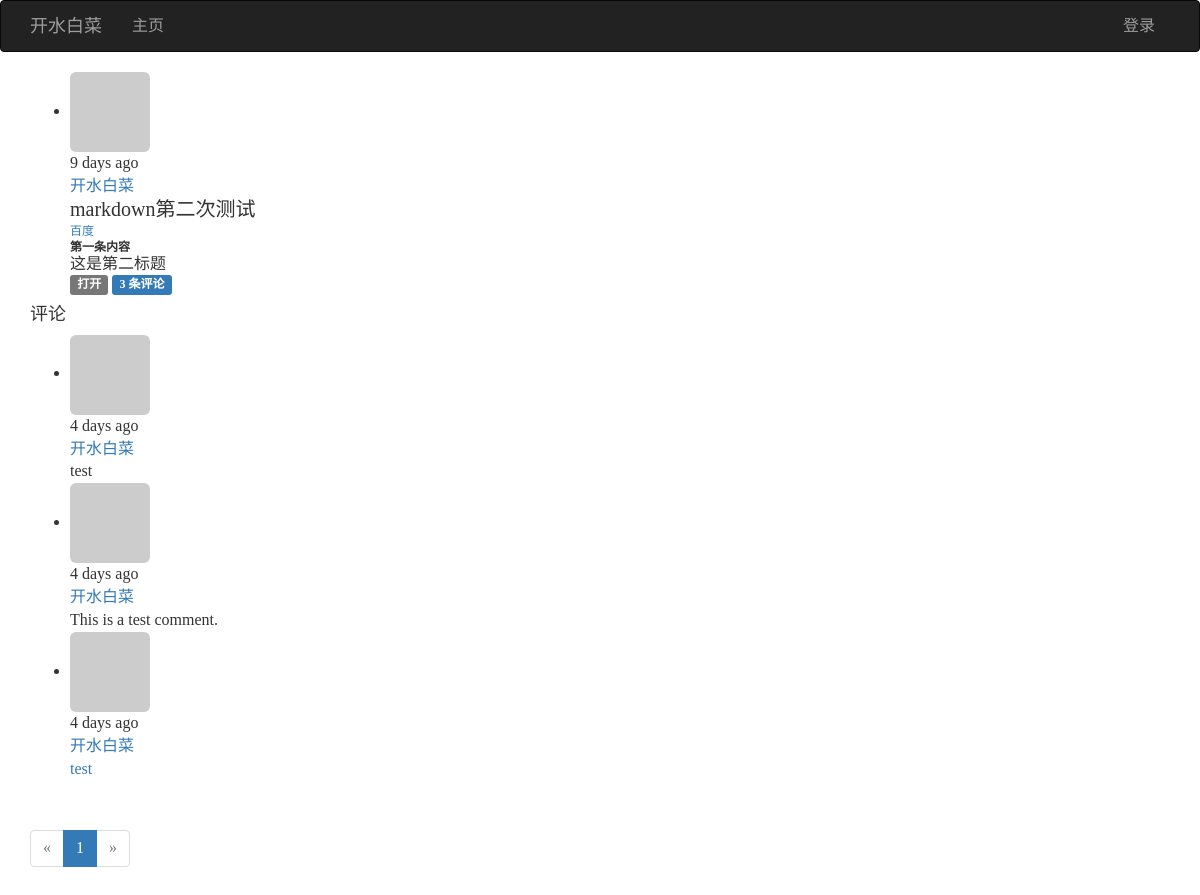
Page /post/104 on the committed database.
### app/models.py (models this page shows, shortened)
class Post(db.Model):
    __tablename__ = 'posts'
    id = db.Column(db.Integer, primary_key=True)
    body = db.Column(db.Text)
    body_html = db.Column(db.Text)
    timestamp = db.Column(db.DateTime, index=True, default=datetime.utcnow)
    author_id = db.Column(db.Integer, db.ForeignKey('users.id'))
    comments = db.relationship('Comment', backref='post', lazy='dynamic')

class User(UserMixin, db.Model):
    __tablename__ = 'users'
    id = db.Column(db.Integer, primary_key=True)
    email = db.Column(db.String(64), unique=True, index=True)
    username = db.Column(db.String(64), unique=True, index=True)
    password_hash = db.Column(db.String(128))
    role_id = db.Column(db.Integer, db.ForeignKey('roles.id'))
    name = db.Column(db.String(64))
    location = db.Column(db.String(64))
    about_me = db.Column(db.Text())
    member_since = db.Column(db.DateTime(), default=datetime.utcnow)
    last_seen = db.Column(db.DateTime(), default=datetime.utcnow)
    password_hash = db.Column(db.String(128))
    confirmed = db.Column(db.Boolean, default=False)
    avatar_hash = db.Column(db.String(32))
    posts = db.relationship('Post', backref='author', lazy='dynamic')
    followed = db.relationship('Follow', foreign_keys=[Follow.follower_id], backref=db.backref('follower', lazy='joined'), lazy='dynamic', cascade='all, delete-orphan')
    followers = db.relationship('Follow',foreign_keys=[Follow.followed_id], backref=db.backref('followed', lazy='joined'), lazy='dynamic', cascade='all, delete-orphan')
    comments = db.relationship('Comment', backref='author', lazy='dynamic')
    @property
    def password(self):
        raise AttributeError('password is not a readable attribute')
    def gravatar(self, size=100, default='identicon', rating='g'):
        if request.is_secure:
            url = 'https://secure.gravatar.com/avatar'
        else:
            url = 'http://www.gravatar.com/avatar'
        hash = hashlib.md5(self.email.encode('utf-8')).hexdigest()
        return '{url}/{hash}?s={size}&d={default}&r={rating}'.format(url=url, hash=hash, size=size, default=default, rating=rating)

class Comment(db.Model):
    __tablename__='comments'
    id = db.Column(db.Integer, primary_key=True)
    body = db.Column(db.Text)
    body_html = db.Column(db.Text)
    timestamp = db.Column(db.DateTime, index=True, default=datetime.utcnow)
    disabled = db.Column(db.Boolean)
    author_id = db.Column(db.Integer, db.ForeignKey('users.id'))
    post_id = db.Column(db.Integer, db.ForeignKey('posts.id'))

### app/main/views.py (the view)
@main.route('/post/<int:id>', methods=['GET', 'POST'])
def post(id):
    post = Post.query.get_or_404(id)
    form = CommentForm()
    if form.validate_on_submit():
        comment = Comment(body=form.body.data, post=post, author=current_user._get_current_object())
        db.session.add(comment)
        flash('您的评论已经提交.')
        return redirect(url_for('.post', id=post.id, page=-1))
    page = request.args.get('page', 1, type=int)
    if page == -1:
        page = (post.comments.count() - 1) // \
                current_app.config['FLASKY_COMMENTS_PER_PAGE'] + 1
    pagination = post.comments.order_by(Comment.timestamp.asc()).paginate(page, per_page=current_app.config['FLASKY_COMMENTS_PER_PAGE'], error_out=False)
    comments = pagination.items
    return render_template('post.html', posts=[post], form=form, comments=comments, pagination=pagination)

### app/auth/views.py (called while the page is built)
@auth.before_app_request
def before_request():
    if current_user.is_authenticated:
        current_user.ping()
        if not current_user.confirmed and request.endpoint and request.endpoint[:5] != 'auth.' and request.endpoint != 'static':
            return redirect(url_for('auth.unconfirmed'))

### app/main/__init__.py (called while the page is built)
@main.app_context_processor
def inject_permissions():
    return dict(Permission=Permission)

### app/main/views.py (called while the page is built)
@main.after_app_request
def after_request(response):
    for query in get_debug_queries():
        if query.duration >= current_app.config['FLASKY_SLOW_DB_QUERY_TIME']:
            current_app.logger.warning('Slow query: %s\nDuration: %fs\nContext: %s\n' % (query.statement, query.parameters, query.duration, query.context))
    return response

### app/models.py (called while the page is built)
    def can(self, permissions):
        return False

    def is_administrator(self):
        return False

### app/templates/post.html (shortened to what this page needs)
{% extends "base.html" %}
{% import "bootstrap/wtf.html" as wtf %}
{% import "_macros.html" as macros %}
{% block page_content %}
{% include '_posts.html' %}
<h4 id="comments">评论</h4>
{% include '_comments.html' %}
{% if pagination %}
<div class="pagination">
	{{ macros.pagination_widget(pagination, '.post', fragment='#comments', id=posts[0].id) }}
</div>
{% endif %}
{% endblock %}

### app/templates/_posts.html (shortened to what this page needs)
<ul class="posts">
	{% for post in posts %}
	<li class="post">
		<div class="post-thumbnail">
			<a href="{{ url_for('.user', username=post.author.username) }}">
				<img class="img-rounded profile-thumbnail" src="{{ post.author.gravatar(size=40) }}">
			</a>
		</div>
		<div class="post-content">
			<div class="post-date">{{ moment(post.timestamp).fromNow() }}</div>
			<div class="post-author"><a href="{{ url_for('.user', username=post.author.username) }}">{{ post.author.username }}</a></div>
			<div class="post-body">
				{% if post.body_html %}
					{{ post.body_html | safe }}
				{% else %}
					{{ post.body }}
				{% endif %}
			</div>
			<div class="post-footer">
				<a href="{{ url_for('.post', id=post.id) }}">
					<span class="label label-default">打开</span>
				</a>
				<a href="{{ url_for('.post', id=post.id) }}#comments">
					<span class="label label-primary">{{ post.comments.count() }} 条评论</span>
				</a>
			</div>
		</div>
	</li>
	{% endfor %}
</ul>

### app/templates/_comments.html (shortened to what this page needs)
<ul class="comments">
	{% for comment in comments %}
	<li class="comment">
		<div class="comment-thumbnail">
			<a href="{{ url_for('.user', username=comment.author.username) }}">
				<img class="img-rounded profile-thumbnail" src="{{ comment.author.gravatar(size=40) }}">
			</a>
		</div>
		<div class="comment-content">
			<div class="comment-date">{{ moment(comment.timestamp).fromNow() }}</div>
			<div class="comment-author"><a href="{{ url_for('.user', username=comment.author.username) }}">{{ comment.author.username }}</a></div>
			<div class="comment-body">
				{% if comment.body_html %}
					{{ comment.body_html | safe }}
				{% else %}
					{{ comment.body }}
				{% endif %}
			</div>
		</div>
	</li>
	{% endfor %}
</ul>

### tmp/coverage/style.css (style rules this page uses)
html, body, h1, h2, h3, p, table, td, th { margin: 0; padding: 0; border: 0; outline: 0; font-weight: inherit; font-style: inherit; font-size: 100%; font-family: inherit; vertical-align: baseline; }
body { font-family: georgia, serif; font-size: 1em; }
html>body { font-size: 16px; }
p { font-size: .75em; line-height: 1.33333333em; }
h1 { font-size: 1.25em; display: inline-block; }

### rows in the picture
Post: timestamp "9 days ago", author.username "开水白菜", body_html "markdown第二次测试 百度 第一条内容 这是第二标题", comments.count "3"
Comment: timestamp "4 days ago", author.username "开水白菜", body_html "test"
Comment: timestamp "4 days ago", author.username "开水白菜", body_html "This is a test comment."
Comment: timestamp "4 days ago", author.username "开水白菜", body_html "test"

### other values in the picture
{{ p }} "1"
